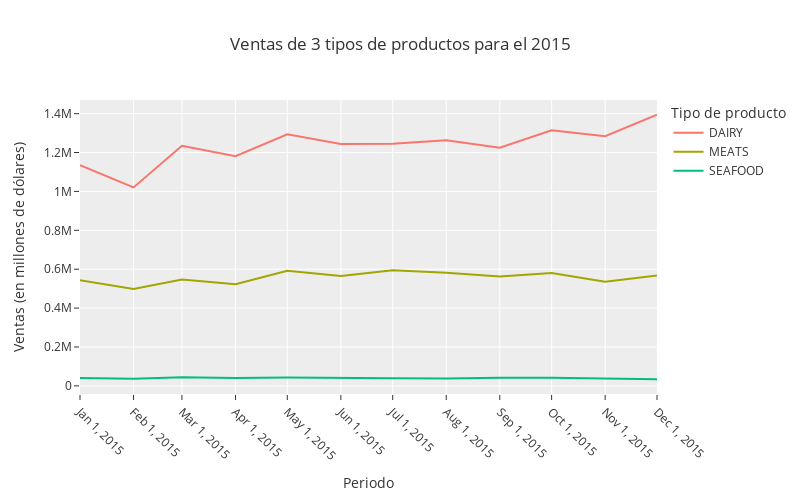

Here is the notebook cell this chart was saved with:
### Code cell
fig = px.line(
    df,
    width=800,
    height=500,
    template="ggplot2",
    title="Ventas de 3 tipos de productos para el 2015",
    labels={
        "fecha": "Periodo", 
        "value": "Ventas (en millones de dólares)",
        "variable": "Tipo de producto"
    }
)

fig.update_xaxes(
    tickangle=45,
    tickvals=df.index.values,
    tickmode="array"
)

fig.show()

### Figure 1 — Plotly figure (JSON) as saved in the notebook; plotly's stock layout.template omitted (floating-point values rounded to 4 significant figures)
{"data": [{"hovertemplate": "Tipo de producto=DAIRY<br>Periodo=%{x}<br>Ventas (en millones de dólares)=%{y}<extra></extra>", "legendgroup": "DAIRY", "line": {"color": "#F8766D", "dash": "solid"}, "marker": {"symbol": "circle"}, "mode": "lines", "name": "DAIRY", "orientation": "v", "showlegend": true, "type": "scatter", "x": ["2015-01", "2015-02", "2015-03", "2015-04", "2015-05", "2015-06", "2015-07", "2015-08", "2015-09", "2015-10", "2015-11", "2015-12"], "xaxis": "x", "y": [1134521, 1020747, 1234851, 1181180, 1293308, 1243588, 1244815, 1263428, 1224619, 1314827, 1283672, 1394582], "yaxis": "y"}, {"hovertemplate": "Tipo de producto=MEATS<br>Periodo=%{x}<br>Ventas (en millones de dólares)=%{y}<extra></extra>", "legendgroup": "MEATS", "line": {"color": "#A3A500", "dash": "solid"}, "marker": {"symbol": "circle"}, "mode": "lines", "name": "MEATS", "orientation": "v", "showlegend": true, "type": "scatter", "x": ["2015-01", "2015-02", "2015-03", "2015-04", "2015-05", "2015-06", "2015-07", "2015-08", "2015-09", "2015-10", "2015-11", "2015-12"], "xaxis": "x", "y": [543100.0, 498700.0, 546500.0, 522300.0, 591700.0, 565000.0, 594900.0, 581200.0, 562700.0, 580800.0, 535900.0, 567400.0], "yaxis": "y"}, {"hovertemplate": "Tipo de producto=SEAFOOD<br>Periodo=%{x}<br>Ventas (en millones de dólares)=%{y}<extra></extra>", "legendgroup": "SEAFOOD", "line": {"color": "#00BF7D", "dash": "solid"}, "marker": {"symbol": "circle"}, "mode": "lines", "name": "SEAFOOD", "orientation": "v", "showlegend": true, "type": "scatter", "x": ["2015-01", "2015-02", "2015-03", "2015-04", "2015-05", "2015-06", "2015-07", "2015-08", "2015-09", "2015-10", "2015-11", "2015-12"], "xaxis": "x", "y": [40470.0, 36070.0, 43810.0, 39980.0, 42510.0, 38780.0, 38540.0, 37770.0, 41910.0, 41420.0, 38820.0, 33730.0], "yaxis": "y"}], "layout": {"height": 500, "legend": {"title": {"text": "Tipo de producto"}, "tracegroupgap": 0}, "title": {"text": "Ventas de 3 tipos de productos para el 2015"}, "width": 800, "xaxis": {"anchor": "y", "domain": [0, 1], "tickangle": 45, "tickmode": "array", "tickvals": ["2015-01", "2015-02", "2015-03", "2015-04", "2015-05", "2015-06", "2015-07", "2015-08", "2015-09", "2015-10", "2015-11", "2015-12"], "title": {"text": "Periodo"}}, "yaxis": {"anchor": "x", "domain": [0, 1], "title": {"text": "Ventas (en millones de dólares)"}}}}
